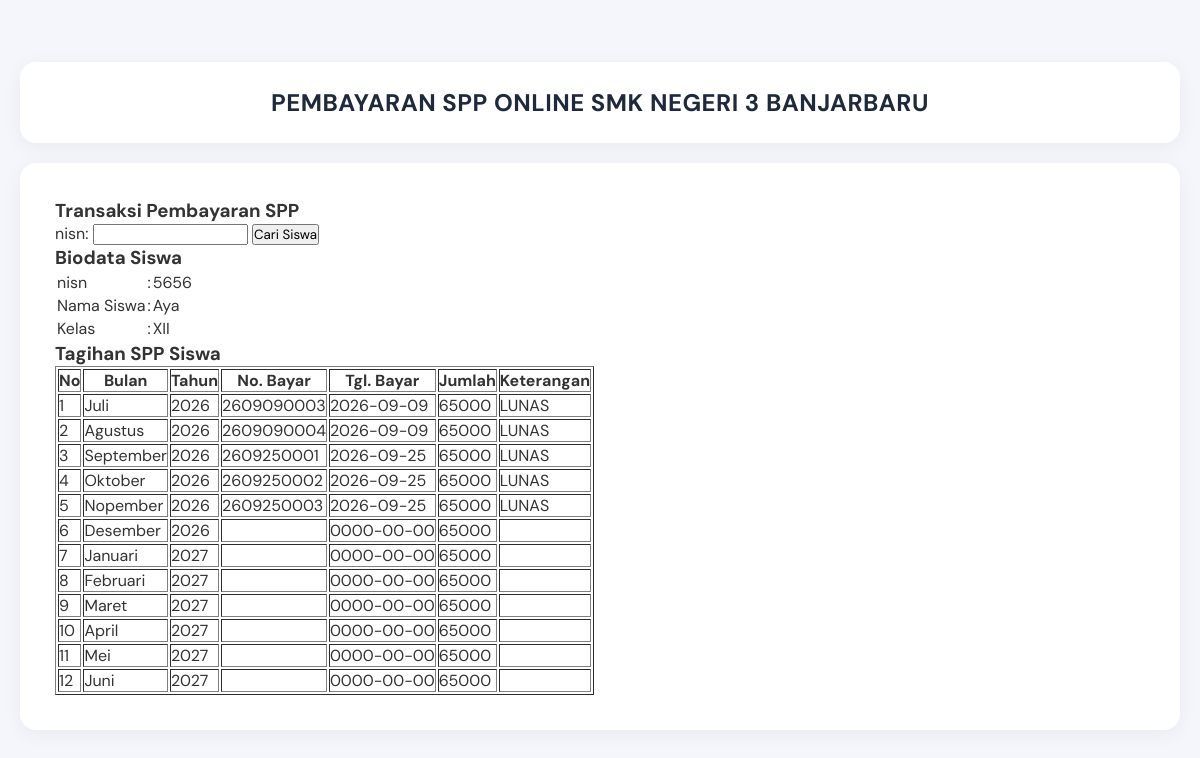
Page /bayar.php?nisn=5656 on the committed database.
### tables this page shows
CREATE TABLE `siswa` (
  `nisn` varchar(10) NOT NULL,
  `nis` varchar(8) NOT NULL,
  `nama` varchar(35) NOT NULL,
  `id_kelas` varchar(11) NOT NULL,
  `alamat` text NOT NULL,
  `no_telp` varchar(15) NOT NULL,
  `id_spp` varchar(5) NOT NULL,
  `jenis_kelamin` enum('Laki-laki','Perempuan') DEFAULT NULL
);

CREATE TABLE `kelas` (
  `id_kelas` varchar(5) NOT NULL,
  `nama_kelas` varchar(10) NOT NULL,
  `kompetensi_keahlian` varchar(30) NOT NULL
);

CREATE TABLE `pembayaran` (
  `id_pembayaran` int(10) NOT NULL,
  `no_bayar` varchar(11) DEFAULT NULL,
  `id_petugas` varchar(5) DEFAULT NULL,
  `nisn` varchar(10) NOT NULL,
  `tgl_pembayaran` date NOT NULL,
  `bulan_tagihan` varchar(12) NOT NULL,
  `tahun_tagihan` int(11) NOT NULL,
  `id_spp` varchar(5) NOT NULL,
  `keterangan` varchar(10) NOT NULL
);

CREATE TABLE `spp` (
  `id_spp` varchar(5) NOT NULL,
  `tahun` int(4) NOT NULL,
  `nominal` int(10) NOT NULL
);

### bayar.php (the view, shortened to what this page needs)
<!DOCTYPE html>
<html>
<head>
    <link rel="stylesheet" type="text/css" href="src/style.css">
</head>
<body>
    <br/>
    <br/>
<header>
    <h1 class="judul">PEMBAYARAN SPP ONLINE SMK NEGERI 3 BANJARBARU</h1>
</header>
    <div class="wrap">
        <div class="blog">
            <div class="conteudo">
                <h3>Transaksi Pembayaran SPP</h3>
                <form method="get" action="">
                    nisn: <input type="text" name="nisn" />
                    <input type="submit" name="cari" value="Cari Siswa" />
                </form>
                <?php
                include_once "src/koneksi.php";
                if(isset($_GET['nisn']) && $_GET['nisn']!=''){
                    $sqlSiswa = mysqli_query($koneksi, "SELECT * FROM kelas join siswa on kelas.id_kelas = siswa.id_kelas join spp on siswa.id_spp = spp.id_spp WHERE nisn='$_GET[nisn]'");
                    $data=mysqli_fetch_array($sqlSiswa);
                ?>
                <h3>Biodata Siswa</h3>
                <table>
                    <tr>
                        <td>nisn</td>
                        <td>:</td>
                        <td><?php echo $data['nisn']; ?></td>
                    </tr>
                    <tr>
                        <td>Nama Siswa</td>
                        <td>:</td>
                        <td><?php echo $data['nama']; ?></td>
                    </tr>
                    <tr>
                        <td>Kelas</td>
                        <td>:</td>
                        <td><?php echo $data['nama_kelas']; ?></td>
                    </tr>
                </table>
                <h3>Tagihan SPP Siswa</h3>
                <table border="1">
                    <tr>
                        <th>No</th>
                        <th>Bulan</th>
                        <th>Tahun</th>
                        <th>No. Bayar</th>
                        <th>Tgl. Bayar</th>
                        <th>Jumlah</th>
                        <th>Keterangan</th>
                    </tr>
                <?php
                    $sql = mysqli_query($koneksi, "SELECT * FROM pembayaran join spp on pembayaran.id_spp = spp.id_spp WHERE nisn='$data[nisn]'");
                    $no=1;
                    while($data=mysqli_fetch_array($sql)){
                        echo "<tr>
                            <td>$no</td>
                            <td>$data[bulan_tagihan]</td>
                            <td>$data[tahun_tagihan]</td>
                            <td>$data[no_bayar]</td>
                            <td>$data[tgl_pembayaran]</td>
                            <td>$data[nominal]</td>
                            <td>$data[keterangan]</td>
                        </tr>";
                        $no++;
                    }
                ?>
                </table>
                <?php
                }
                ?>
            </div>
        </div>
    </div>
</body>
</html>

### src/style.css (style rules this page uses)
* { margin: 0; padding: 0; box-sizing: border-box; font-family: 'DM Sans', sans-serif; }
body { background-color: #f4f6fb; color: #333; padding: 20px; min-height: 100vh; }
header { text-align: center; padding: 25px 20px; background: #ffffff; border-radius: 16px; box-shadow: 0 4px 20px rgba(0, 0, 0, 0.05); margin-bottom: 20px; }
header h1.judul { color: #1e293b; font-size: 24px; font-weight: 700; letter-spacing: 0.5px; }
.wrap { max-width: 1200px; margin: 0 auto; }
.blog { flex: 3; background: #ffffff; padding: 35px; border-radius: 16px; box-shadow: 0 4px 20px rgba(0, 0, 0, 0.05); }

### rows in the picture
siswa: nisn "5656", nama "Aya", id_kelas.nama_kelas "XII"
pembayaran: bulan_tagihan "Juli", tahun_tagihan "2026", no_bayar "2609090003", tgl_pembayaran "2026-09-09", id_spp.nominal "65000", keterangan "LUNAS"
pembayaran: bulan_tagihan "Agustus", tahun_tagihan "2026", no_bayar "2609090004", tgl_pembayaran "2026-09-09", id_spp.nominal "65000", keterangan "LUNAS"
pembayaran: bulan_tagihan "September", tahun_tagihan "2026", no_bayar "2609250001", tgl_pembayaran "2026-09-25", id_spp.nominal "65000", keterangan "LUNAS"
pembayaran: bulan_tagihan "Oktober", tahun_tagihan "2026", no_bayar "2609250002", tgl_pembayaran "2026-09-25", id_spp.nominal "65000", keterangan "LUNAS"
pembayaran: bulan_tagihan "Nopember", tahun_tagihan "2026", no_bayar "2609250003", tgl_pembayaran "2026-09-25", id_spp.nominal "65000", keterangan "LUNAS"
pembayaran: bulan_tagihan "Desember", tahun_tagihan "2026", tgl_pembayaran "0000-00-00", id_spp.nominal "65000"
pembayaran: bulan_tagihan "Januari", tahun_tagihan "2027", tgl_pembayaran "0000-00-00", id_spp.nominal "65000"
pembayaran: bulan_tagihan "Februari", tahun_tagihan "2027", tgl_pembayaran "0000-00-00", id_spp.nominal "65000"
pembayaran: bulan_tagihan "Maret", tahun_tagihan "2027", tgl_pembayaran "0000-00-00", id_spp.nominal "65000"
pembayaran: bulan_tagihan "April", tahun_tagihan "2027", tgl_pembayaran "0000-00-00", id_spp.nominal "65000"
pembayaran: bulan_tagihan "Mei", tahun_tagihan "2027", tgl_pembayaran "0000-00-00", id_spp.nominal "65000"
pembayaran: bulan_tagihan "Juni", tahun_tagihan "2027", tgl_pembayaran "0000-00-00", id_spp.nominal "65000"
